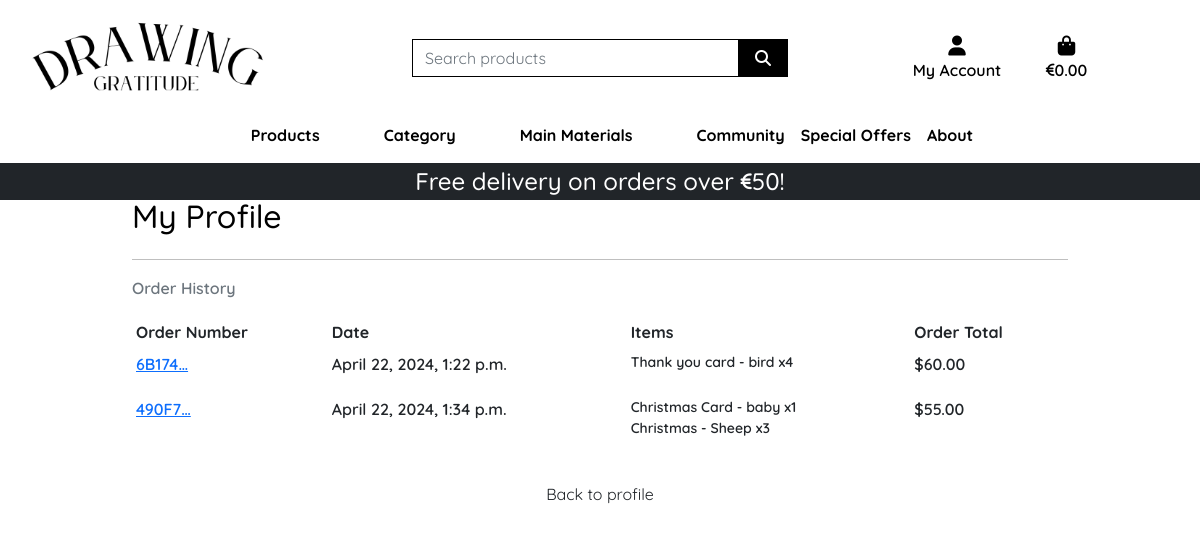
The app's page /profile/orders/ (signed in), older data.
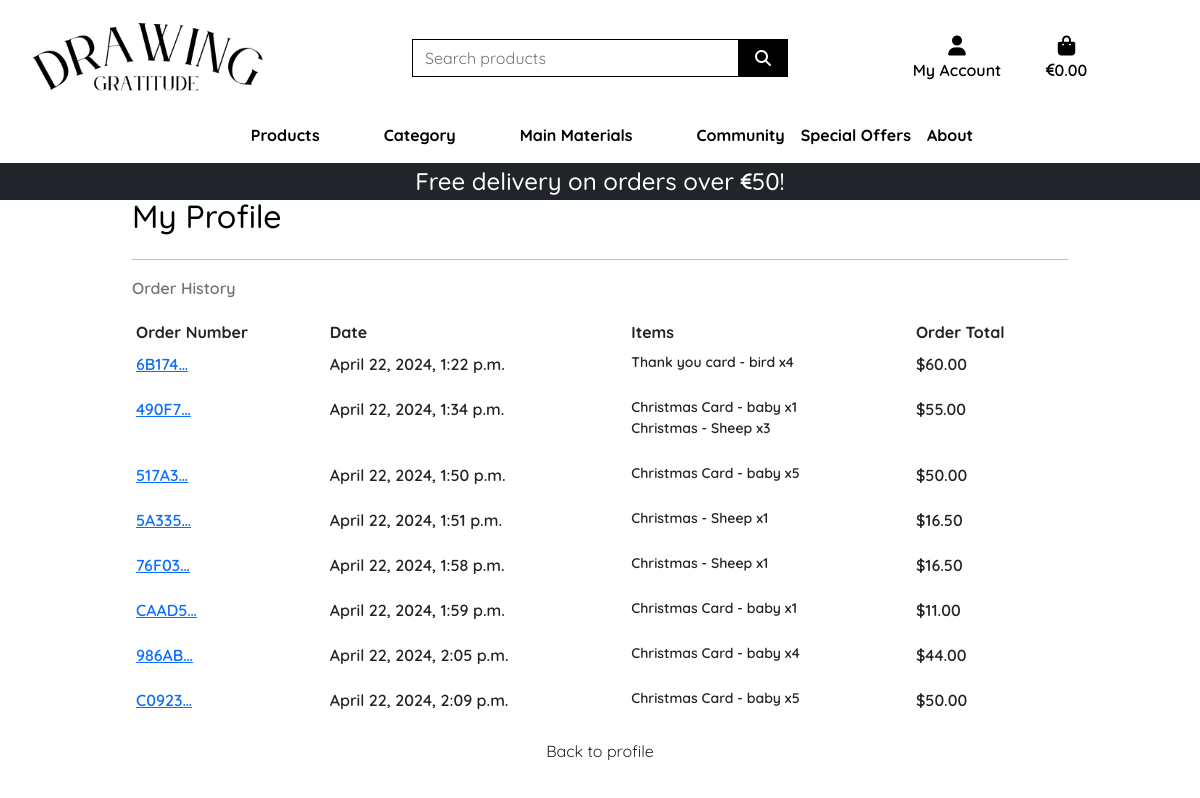
The same page, newer data.
### checkout/models.py (models this page shows, shortened)
class Order(models.Model):
    order_number = models.CharField(max_length=32, null=False, editable=False)
    user_profile = models.ForeignKey(UserProfile, on_delete=models.SET_NULL,
                                     null=True, blank=True, related_name='orders')
    full_name = models.CharField(max_length=50, null=False, blank=False)
    email = models.EmailField(max_length=254, null=False, blank=False)
    phone_number = models.CharField(max_length=20, null=False, blank=False)
    country = CountryField(blank_label='Country *', null=False, blank=False)
    postcode = models.CharField(max_length=20, null=True, blank=True)
    town_or_city = models.CharField(max_length=40, null=False, blank=False)
    street_address1 = models.CharField(max_length=80, null=False, blank=False)
    street_address2 = models.CharField(max_length=80, null=True, blank=True)
    county = models.CharField(max_length=80, null=True, blank=True)
    date = models.DateTimeField(auto_now_add=True)
    delivery_cost = models.DecimalField(max_digits=6, decimal_places=2,
                                        null=False, default=0)
    order_total = models.DecimalField(max_digits=10, decimal_places=2,
                                      null=False, default=0)
    grand_total = models.DecimalField(max_digits=10, decimal_places=2,
                                      null=False, default=0)
    original_bag = models.TextField(null=False, blank=False, default='')
    stripe_pid = models.CharField(max_length=254, null=False, blank=False,
                                  default='')

class OrderLineItem(models.Model):
    order = models.ForeignKey(Order, null=False, blank=False,
                              on_delete=models.CASCADE,
                              related_name='lineitems')
    product = models.ForeignKey(Product, null=False, blank=False,
                                on_delete=models.CASCADE)
    quantity = models.IntegerField(null=False, blank=False, default=0)
    lineitem_total = models.DecimalField(max_digits=6, decimal_places=2,
                                         null=False, blank=False,
                                         editable=False)

### products/models.py (models this page shows, shortened)
class Product(models.Model):
    DIGITAL_CHOICES = [
        (True, '0'),
        (False, '1'),
    ]
    OFFERS_CHOICES = [
        (True, '0'),
        (False, '1'),
    ]
    category = models.ForeignKey('Category', null=True, blank=True, on_delete=models.SET_NULL)
    sku = models.CharField(max_length=254, null=True, blank=True)
    name = models.CharField(max_length=254)
    description = models.TextField()
    price = models.DecimalField(max_digits=6, decimal_places=2)
    rating = models.DecimalField(max_digits=6, decimal_places=2, null=True, blank=True)
    image_url = models.URLField(max_length=1024, null=True, blank=True)
    image = models.ImageField(null=True, blank=True)
    digital = models.BooleanField(default=False)
    offers =  models.BooleanField(default=False)

### profiles/views.py (the view)
# urls.py: path('orders/', views.orders, name='orders'),
def orders(request):
    profile = get_object_or_404(UserProfile, user=request.user)
    orders = profile.orders.all()
    template = 'profiles/orders.html'
    context = {
        'orders': orders,
        'on_profile_page': True,
    }
    return render(request, template, context)

### bag/contexts.py (called while the page is built, shortened)
def bag_contents(request):
    bag_items = []
    total = 0
    total_discounted_price = 0
    product_count = 0
    bag = request.session.get('bag', {})
    delivery = total * Decimal(settings.STANDARD_DELIVERY_PERCENTAGE / 100) if total < settings.FREE_DELIVERY_THRESHOLD else 0
    grand_total = total + delivery
    context = {
        'bag_items': bag_items,
        'total': total,
        'total_discounted_price': total_discounted_price,
        'product_count': product_count,
        'delivery': delivery,
        'free_delivery_delta': max(0, settings.FREE_DELIVERY_THRESHOLD - total),
        'free_delivery_threshold': settings.FREE_DELIVERY_THRESHOLD,
        'grand_total': grand_total,
    }
    return context

### profiles/templates/profiles/orders.html (shortened to what this page needs)
{% extends "base.html" %}
{% load static %}
{% load crispy_forms_tags %}
{% block extra_css %}
    <link rel="stylesheet" href="{% static 'profiles/css/profile.css' %}">
{% endblock %}
{% block page_header %}
    <div class="container header-container">
    </div>
{% endblock %}
{% block content %}
    <div class="container">
        <div class="row">
            <div class="col">
                <h2 class="logo-font mb-4">My Profile</h2>
                <hr>
            </div>
        </div>
        <div class="row">
            <div class="col-12">
                <p class="text-muted">Order History</p>
                <div class="order-history table-responsive">
                    <table class="table table-sm table-borderless">
                        <thead>
                            <tr>
                                <th>Order Number</th>
                                <th>Date</th>
                                <th>Items</th>
                                <th>Order Total</th>
                            </tr>
                        </thead>
                        <tbody>
                            {% for order in orders %}
                                <tr>
                                    <td>
                                        <a href="{% url 'order_history' order.order_number %}"
                                        title="{{ order.order_number }}">
                                            {{ order.order_number|truncatechars:6 }}
                                        </a>
                                    </td>
                                    <td>{{ order.date }}</td>
                                    <td>
                                        <ul class="list-unstyled">
                                            {% for item in order.lineitems.all %}
                                                <li class="small">
                                                    {{ item.product.name }} x{{ item.quantity }}
                                                </li>
                                            {% endfor %}
                                        </ul>
                                    </td>
                                    <td>${{ order.grand_total }}</td>
                                </tr>
                            {% endfor %}
                        </tbody>
                    </table>
                </div>
            </div>
            <a class="btn btn-outline-black rounded-0" href="{% url 'profile' %}">Back to profile</a>
        </div>
    </div>
{% endblock %}

### templates/base.html (shortened to what this page needs)
{% load static %}
{% load crispy_forms_tags %}
<!doctype html>
<html lang="en">
  <head>
    {% block corecss %}
      <link href="https://cdn.jsdelivr.net/npm/bootstrap@5.0.2/dist/css/bootstrap.min.css" rel="stylesheet">
      <link rel="stylesheet" href="{% static 'css/base.css' %}">
      <link rel="stylesheet" href="https://cdnjs.cloudflare.com/ajax/libs/font-awesome/6.5.1/css/all.min.css">
    {% endblock %}
    {% block extra_css %}
    {% endblock %}
  </head>
  <body>
    <header class="container-fluid fixed-top">
      <div id="topnav" class="row bg-white pt-lg-2 d-none d-lg-flex">
        <div class="col-12 col-lg-4 my-auto py-1 py-lg-0 text-center text-lg-left">
          <a href="{% url 'home' %}" class="nav-link main-logo-link">
            <img src="{{ MEDIA_URL }}home/logo.png" alt="logo" class="logo-img">
          </a>
        </div>
        <div class="col-12 col-lg-4 my-auto py-1 py-lg-0">
          <form method="GET" action="{% url 'products' %}">
            <div class="input-group w-100">
              <input class="form-control border border-black rounded-0" type="text" name="q" placeholder="Search products">
              <div class="input-group-append">
                <button class="form-control btn btn-dark border border-black rounded-0" type="submit">
                  <span class="icon">
                    <i class="fa-solid fa-magnifying-glass"></i>
                  </span>
                </button>
              </div>
            </div>
          </form>
        </div>
        <div class="col-12 col-lg-4 my-auto py-1 py-lg-0">
          <ul class="list-inline list-unstyled text-center text-lg-right my-0">
            <li class="list-inline-item dropdown">
                <a class="text-black nav-link" href="#" id="user-options" role="button" data-bs-toggle="dropdown" aria-expanded="false">
                    <div class="text-center">
                        <div><i class="fas fa-user fa-lg"></i></div>
                        <p class="my-0">My Account</p>
                    </div>
                </a>
            </li>
            <li class="list-inline-item">
                <a class="{% if grand_total %}text-info fw-bold{% else %}text-black{% endif %} nav-link" href="{% url 'view_bag' %}">
                    <div class="text-center">
                        <div><i class="fas fa-shopping-bag fa-lg"></i></div>
                        <p class="my-0">
                            {% if grand_total %}
                              <i class="fa-solid fa-euro-sign fa-sm"></i>{{ grand_total|floatformat:2 }}
                            {% else %}
                              <i class="fa-solid fa-euro-sign fa-sm"></i>0.00
                            {% endif %}
                        </p>
                    </div>
                </a>
            </li>
          </ul>
        </div>
      </div>
      <div class="row bg-white">
        <nav class="navbar navbar-expand-lg navbar-light w-100">
          {% include 'includes/main-nav.html' %}
        </nav>
      </div>
      <div id="delivery-banner" class="row text-center">
        <div class="col bg-dark text-white">
          <h4 class="my-1">Free delivery on orders over <i class="fa-solid fa-euro-sign fa-xs"></i>{{ free_delivery_threshold }}!</h4>
        </div>
      </div>
    </header>
    {% block page_header %}
    {% endblock %}
    {% block content %}
    {% endblock %}
  </body>
</html>

### templates/includes/main-nav.html (shortened to what this page needs)
<div class="collapse navbar-collapse" id="main-nav">
    <ul class="navbar-nav me-auto mx-auto">
        <li class="nav-item dropdown">
            <a class="logo-font fw-bold nav-link text-black me-5" href="#" id="all-products-link" role="button" data-bs-toggle="dropdown" aria-expanded="false">
                Products
            </a>
        </li>
        <li class="nav-item dropdown">
            <a class="logo-font fw-bold nav-link text-black me-5" href="#" id="clothing-link" role="button" data-bs-toggle="dropdown" aria-expanded="false">
                Category
            </a>
        </li>
        <li class="nav-item dropdown">
            <a class="logo-font fw-bold nav-link text-black me-5" href="#" id="homeware-link" role="button" data-bs-toggle="dropdown" aria-expanded="false">
                Main Materials
            </a>
        </li>
        <li class="nav-item">
            <a class="nav-link logo-font fw-bold text-black" href="{% url 'community' %}">Community</a>
        </li>
        <li class="nav-item">
            <a class="nav-link logo-font fw-bold text-black" href="{% url 'products' %}?offers=True">Special Offers</a>
        </li>
        <li class="nav-item dropdown">
            <a class="logo-font fw-bold nav-link text-black" href="" id="specials-link" role="button" data-bs-toggle="dropdown" aria-expanded="false">
                About
            </a>
        </li>
    </ul>
</div>

### static/css/base.css (style rules this page uses)
html { height: 100%; }
body { background-color: white; font-family: "Quicksand", sans-serif; font-optical-sizing: auto; font-weight: 600; color: black; }
.logo-img { max-width: 15em; }
.icon { align-items: center; display: inline-flex; justify-content: center; height: 1.5rem; width: 1.5rem; }
.main-logo-link { width: fit-content; }
.btn-dark { background: black; color: white; }
.text-black { color: #000 !important; }
.border-black { border: 1px solid black !important; }
li { list-style: none; }
@media (min-width: 1200px) { .container { max-width: 80%; } }
@media (min-width: 992px) { .header-container { padding-top: 164px; } }

### profiles/static/profiles/css/profile.css (style rules this page uses)
.order-history { max-height: 416px; overflow-y: auto; }

Row changes from the older to the newer data that the page shows:
added Order: order_number "517A3…", date "April 22, 2024, 1:50 p.m.", grand_total "50.00"
added OrderLineItem: product.name "Christmas Card - baby", quantity "5", shown under "517A3…"
added Order: order_number "5A335…", date "April 22, 2024, 1:51 p.m.", grand_total "16.50"
added OrderLineItem: product.name "Christmas - Sheep", quantity "1", shown under "5A335…"
added Order: order_number "76F03…", date "April 22, 2024, 1:58 p.m.", grand_total "16.50"
added OrderLineItem: product.name "Christmas - Sheep", quantity "1", shown under "76F03…"
added Order: order_number "CAAD5…", date "April 22, 2024, 1:59 p.m.", grand_total "11.00"
added OrderLineItem: product.name "Christmas Card - baby", quantity "1", shown under "CAAD5…"
added Order: order_number "986AB…", date "April 22, 2024, 2:05 p.m.", grand_total "44.00"
added OrderLineItem: product.name "Christmas Card - baby", quantity "4", shown under "986AB…"
added Order: order_number "C0923…", date "April 22, 2024, 2:09 p.m.", grand_total "50.00"
added OrderLineItem: product.name "Christmas Card - baby", quantity "5", shown under "C0923…"
